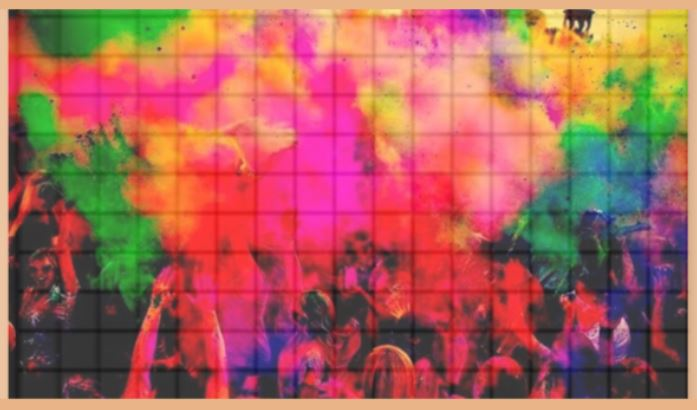
#> input picture 01 Basics/imagePixels.JPG, 697 x 410 px
$ python -i motiondetector.py   (imports and definitions only)
#> lines starting #> are read from the running program, lines starting #| are printed output that depends on the picture
# import the necessary packages
import cv2
import imutils

class MotionDetector:
	def __init__(self, accumWeight=0.5):
		# store the accumulated weight factor
		self.accumWeight = accumWeight

		# initialize the background model
		self.bg = None

	def update(self, image):
		# if the background model is None, initialize it
		if self.bg is None:
			self.bg = image.copy().astype("float")
			return

		# update the background model by accumulating the weighted average
		cv2.accumulateWeighted(image, self.bg, self.accumWeight)

	def detect(self, image, tVal=25):
		# compute the absolute difference between the background model and the image
		# passed in, then threshold the delta image
		delta = cv2.absdiff(self.bg.astype("uint8"), image)
		thresh = cv2.threshold(delta, tVal, 255, cv2.THRESH_BINARY)[1]

		# find contours in the thresholded image
		cnts = cv2.findContours(thresh.copy(), cv2.RETR_EXTERNAL, cv2.CHAIN_APPROX_SIMPLE)
		cnts = imutils.grab_contours(cnts)

		# if no contours were found, return None
		if len(cnts) == 0:
			return None

		# otherwise, return a tuple of the thresholded image along with the contour area
		return (thresh, max(cnts, key=cv2.contourArea))

>>> import cv2
>>> picture = cv2.imread('../../../../../01 Basics/imagePixels.JPG', cv2.IMREAD_GRAYSCALE)
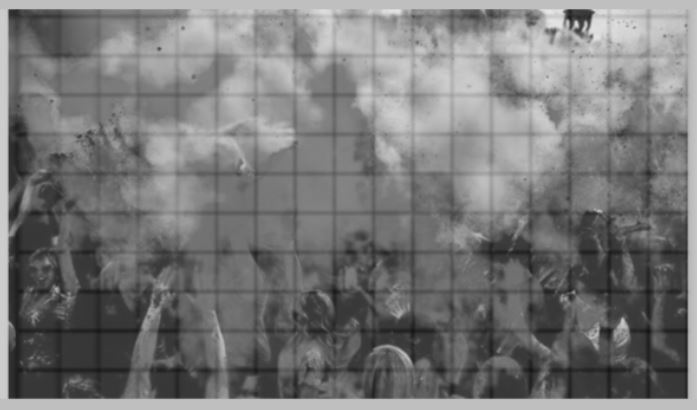
#> picture: shape (410, 697); min 19, max 231, mean 119.7
>>> result = MotionDetector().detect(picture)
#> (the run stopped early here; a loop or call above may not have finished)

$ run again, on 01 Basics/Holi.jpg
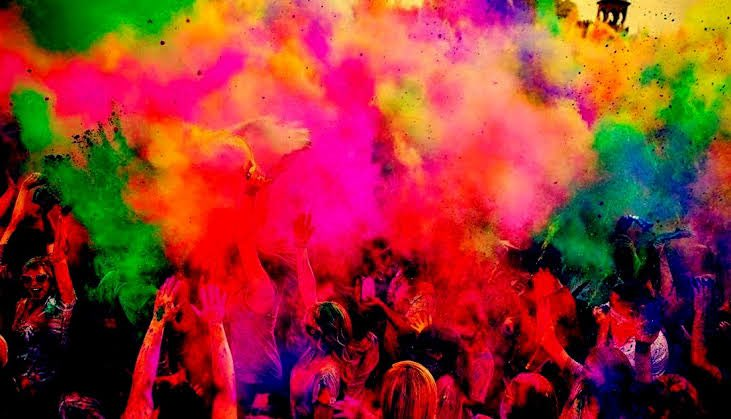
#> input picture 01 Basics/Holi.jpg, 731 x 419 px
#> `picture = cv2.imread('../../../../../01 Basics/imagePixels.JPG', cv2.I..`:
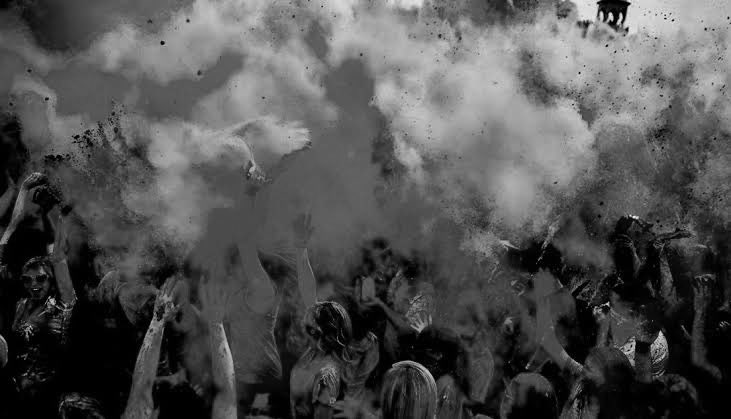
#> picture: shape (419, 731); min 0, max 238, mean 81
